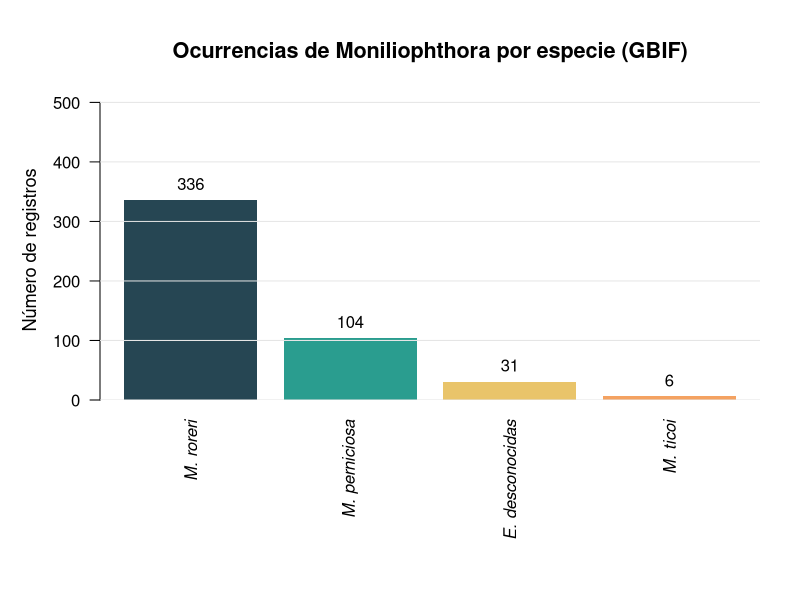

Write R code to recreate this figure.
## ---- chunk 1
knitr::opts_chunk$set(echo = FALSE)
## ---- chunk 2
# leemos los datos descargados y guardados
gbif_data <- read.csv(
  "gbiff_Moniliopthrora.csv",
  row.names = NULL, #necesario para que no numere las filas 
  stringsAsFactors = FALSE, 
  sep = "\t" #la separación de columnas es tipo "tab"
)
# Reemplazar valores vacíos o NA en la columna species
gbif_data$species[gbif_data$species == "" | is.na(gbif_data$species)] <- "Especies desconocidas"
gbif_data$species <- gsub("^([A-Z])[a-z]+ ", "\\1. ", gbif_data$species) # para que tome solo la primer letra del género

tabla_sp <- table(gbif_data$species)

tabla_sp <- sort(tabla_sp, decreasing = TRUE)# con este código ordeno la tabla de mayor a menor
nombres_italica <- as.expression(lapply(names(tabla_sp), function(x) bquote(italic(.(x)))))
par(mar = c(10, 5, 5, 2)) 
colores <- c("#264653", "#2a9d8f", "#e9c46a", "#f4a261", "#e76f51")

pos<-barplot(
  tabla_sp,
  names.arg = nombres_italica,
  las = 2,                                # Etiquetas perpendiculares
  main = "Ocurrencias de Moniliophthora por especie (GBIF)",
  ylab = "Número de registros",
  col = colores[1:length(tabla_sp)],
  border = NA,
  ylim = c(0, max(tabla_sp) * 1.5),       # Alarga el eje Y un 20% más que el máximo
  cex.lab = 1.1,                     # Tamaño de letra del eje Y
  cex.main = 1.3                     # Tamaño del título
)

grid(nx = NA, ny = NULL, col = "gray90", lty = "solid")
text(
  x = pos, 
  y = as.numeric(tabla_sp), 
  labels = as.numeric(tabla_sp), 
  pos = 3,             # Encima de la barra
  cex = 1,           # Tamaño del número
  font = 1,            # Negrita
  xpd = TRUE           # Permite escribir fuera de los límites si es necesario
)

